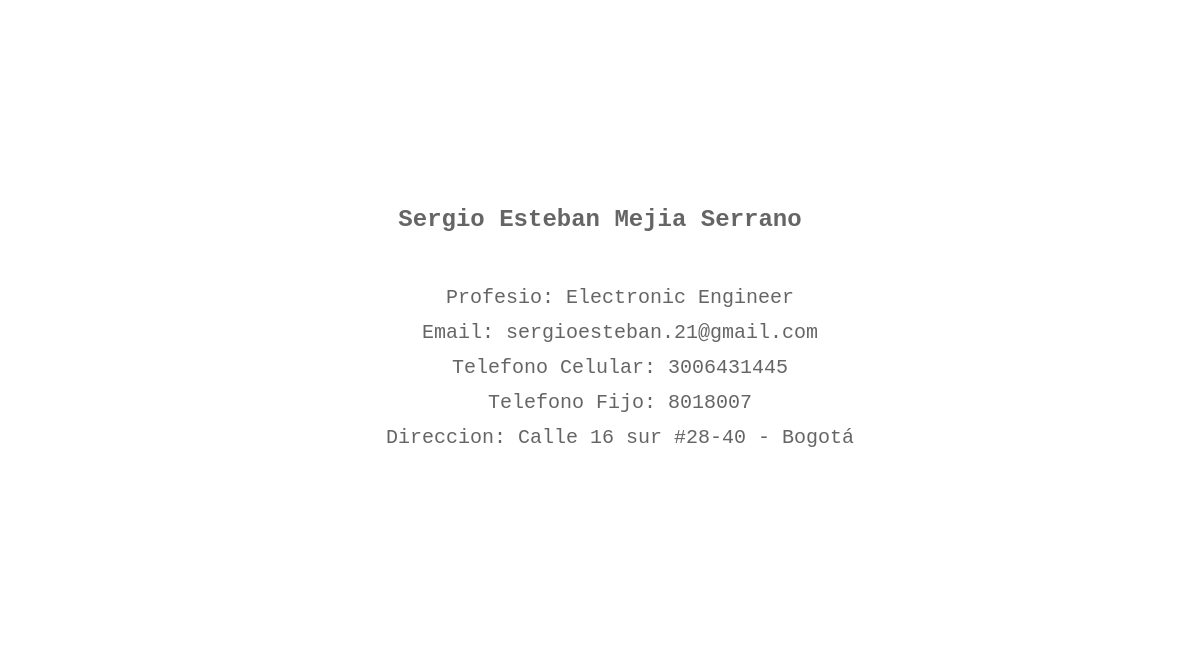
Before: / with the older database file.
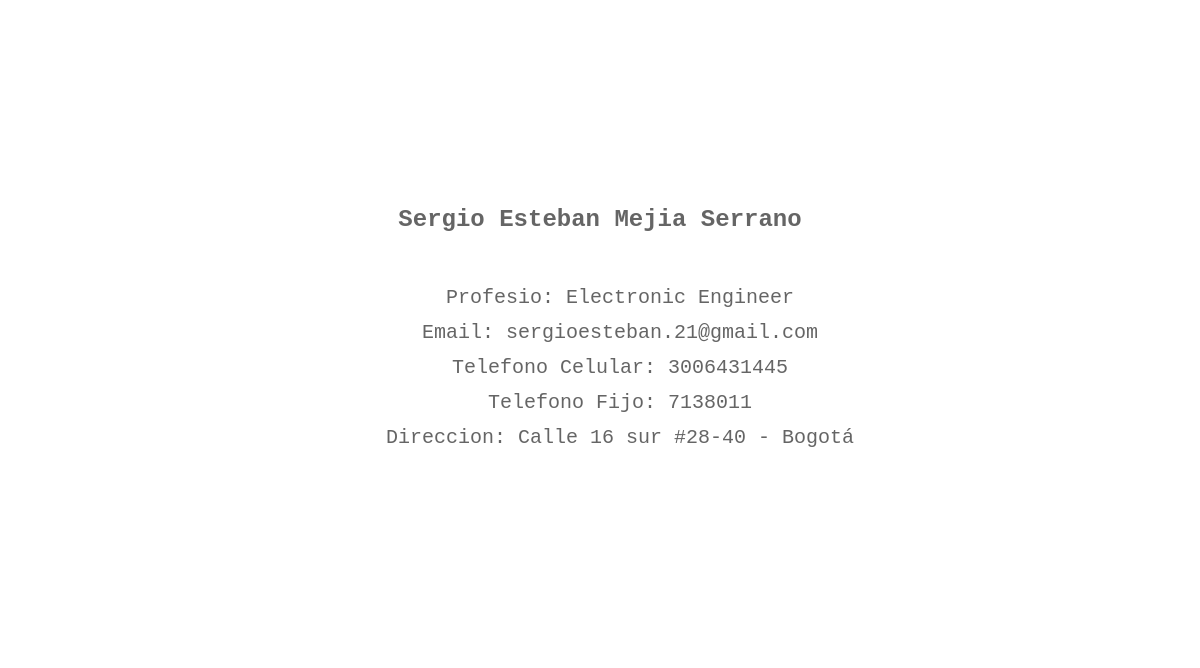
After: the same page with the newer database file.
### cover/models.py (models this page shows)
class Person(models.Model):
	first_name = models.CharField(max_length = 100)
	last_name = models.CharField(max_length = 100)
	email = models.EmailField(max_length = 100)
	cellphone = models.IntegerField(default=0)
	phone = models.IntegerField(default=0)
	address = models.CharField(max_length = 100)
	city = models.CharField(max_length = 100)
	profession = models.CharField(max_length = 100)

### cover/views.py (the view)
# urls.py: url(r'^$',views.show, name='show'),
def show(request):
	data = Person.objects.all()
	if len(data) > 0:
		return render(request, 'cover/cvr.html',{'person': data[0]})
	else:
		return render(request, 'cover/empty.html',{})

### cover/templates/cover/cvr.html (shortened to what this page needs)
{% load staticfiles %}
<html>
   <head>
   	<link rel="stylesheet" href="{% static 'css/cover.css' %}">
</head>
<body>
  <header><a href="/admin/">Admin Site</a></header>
  <article>
    <div>
      <h1>{{ person.first_name }} {{ person.last_name }}</h1>
     <ul>
         <li>Profesio: {{person.profession}} </li>
         <li>Email: {{ person.email }}</li>
         <li>Telefono Celular: {{ person.cellphone }}</li>
         <li>Telefono Fijo: {{person.phone}} </li>
         <li>Direccion: {{person.address}} - {{person.city}} </li>
    </ul>
    </div>
  </article>
</body>
</html>

### cover/static/css/cover.css (style rules this page uses)
div { background-color: #ffffff; border-radius:10px; position: absolute; top: 20%; left: 20%; width: 60%; height: 60%; opacity: 0.6; }
h1 { line-height: 80px; text-align:center; font-family: 'Courier New', Courier, 'Lucida Sans Typewriter', 'Lucida Typewriter', monospace; font-style: inherit; color: #000000; }
li { text-align: center; list-style-type: none; }
ul { font-family: 'Courier New', Courier, 'Lucida Sans Typewriter', 'Lucida Typewriter', monospace; color: #000000; font-size:20px; text-align:center; line-height: 35px; font-style: inherit; }
body { background-image: url(http://www.vallourec-ra2013.com/assets/img/background/background-univ-petrole-degrade.png); }
a { text-decoration: none; color: white; }
header { text-align: right; }

Changed rows visible on the page:
changed Person "Sergio Esteban": phone "8018007" → "7138011"
